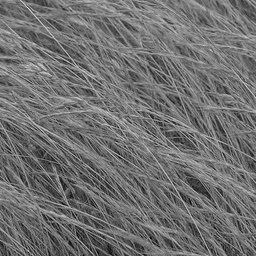
#> input picture Exercise/exercise_1/data/grass.jpg, 256 x 256 px; its folder holds 6 pictures in this run
$ jupyter execute 02_fourier.ipynb   (shell and % lines are left out)
#> lines starting #> are read from the running program, lines starting #| are printed output that depends on the picture
# Fourier transform

In this part, we look at the effect of filtering in Fourier space.

This gives us a different way of looking at images and yields deeper insights to what is going on when we apply a filter or downsample an image.

[cell 1]
import matplotlib as mpl
import matplotlib.pyplot as plt
import scipy.signal
import numpy as np
from scipy import ndimage
import cv2

## Some convenience functions

[cell 2]
def imread_gray(filename):
    """Read grayscale image from our data directory."""
#> called with filename = 'grass.jpg'
    return cv2.imread(f'../data/{filename}',
                      cv2.IMREAD_GRAYSCALE).astype(np.float32)
#> returned value: shape (256, 256) float32; min 6, max 224, mean 112.4
#> call 2 of imread_gray, with filename = 'zebras.jpg'
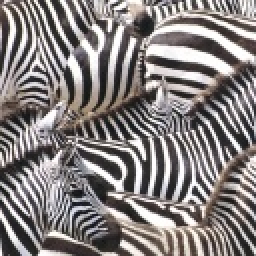
#> input picture Exercise/exercise_1/data/zebras.jpg, 128 x 128 px (shown 2 times larger)

def convolve_with_two(image, kernel1, kernel2):
    """Apply two filters, one after the other."""
    image = ndimage.convolve(image, kernel1, mode='wrap')
    image = ndimage.convolve(image, kernel2, mode='wrap')
    return image

def fourier_spectrum(im):
    normalized_im = im / np.sum(im)
    f = np.fft.fft2(normalized_im)
    return np.fft.fftshift(f)

def log_magnitude_spectrum(im):
    return np.log(np.abs(fourier_spectrum(im))+1e-8)

def plot_with_spectra(images, titles):
    """Plots a list of images in the first column and the logarithm of their
    magnitude spectrum in the second column."""

    assert len(images) == len(titles)
    n_cols = 2
    n_rows = len(images)
#> n_rows = 3
    fig, axes = plt.subplots(
        n_rows, 2, figsize=(n_cols * 4, n_rows * 4),
        squeeze=False)

    spectra = [log_magnitude_spectrum(im) for im in images]
#> spectra = 3 items

    lower = min(np.percentile(s, 0.1) for s in spectra)
#> lower = -15.65
    upper = min(np.percentile(s, 99.999) for s in spectra)
#> upper = -2.53
    normalizer = mpl.colors.Normalize(vmin=lower, vmax=upper)

    for ax, image, spectrum, title in zip(axes, images, spectra, titles):
        ax[0].imshow(image, cmap='gray')
        ax[0].set_title(title)
        ax[0].set_axis_off()
        c = ax[1].imshow(spectrum, norm=normalizer, cmap='viridis')
        ax[1].set_title('Log magnitude spectrum')
        ax[1].set_axis_off()
#> this loop made 3 passes
#> title on passes 1 to 3: 'Grass image', 'Zebra image', 'Sine pattern'

    fig.tight_layout()

def generate_pattern():
    x = np.linspace(0, 1, 256, endpoint=False)
    y = np.sin(x**2 * 16 * np.pi)
    return np.outer(y,y)/2+0.5

im_grass = imread_gray('grass.jpg')
im_zebras = imread_gray('zebras.jpg')
im_pattern = generate_pattern()

## Plotting demo
This is how you can load example images and plot the logarithm of its magnitude spectrum.

Low frequencies appear near the center and higher frequencies towards the outside.

Greener (lighter) colors mean higher values. The color scale is consistent within the subplots of a single plot, but may differ in different plots.

[cell 3]
plot_with_spectra([im_grass, im_zebras, im_pattern],
                  ['Grass image', 'Zebra image', 'Sine pattern'])
#> in convolve_with_two, `image = ndimage.convolve(image, kernel2, mode='wrap')`:
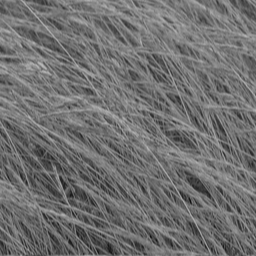
#> image: shape (256, 256) float32; min 13.25, max 187.8, mean 112.4

## (a) Blurring

Consider one of the images (`im_grass` is a good choice).

### i)
Implement `filter_box(image, size)` that outputs the box-filtered version of `image`, using `convolve_with_two` (since the box filter is separable). The parameter `size` refers to the side length of the box filter.

### ii)
Implement `filter_gauss(image, kernel_factor, sigma)` using `convolve_with_two`. The parameter `kernel_factor` defines the half size of the kernel relative to sigma (our rule of thumb from the lecture was to set this as 3).

Plot the image and its blurred versions (with the box and the Gauss filter) along with their spectra using `plot_with_spectra()`.

Vary the size of the box filter. What do you observe? For the Gaussian, change sigma.  What happens if you increase or decrease the `kernel_factor` compared to our rule-of-thumb value 3?

[cell 4]
def gauss(x, sigma):
    # Your code here
    x = np.exp(-np.power(x, 2.0) / (2 * np.power(sigma, 2.0))) / (sigma * np.sqrt(2 * np.pi))
    return x

[cell 5]
def filter_gauss(image, kernel_factor, sigma):
#> called with kernel_factor = 4, sigma = 1
    x = np.arange(-kernel_factor*sigma, kernel_factor*sigma + 1)
    y = np.arange(-kernel_factor*sigma, kernel_factor*sigma + 1)

    gauss_filter_1 = gauss(x, sigma)
    gauss_filter_1 = gauss_filter_1.reshape(-1,1)
    gauss_filter_2 = gauss(y, sigma)
    gauss_filter_2 = gauss_filter_2.reshape(-1,1)
    print(image.shape, gauss_filter_1.shape)
#| (256, 256) (9, 1)
    image = convolve_with_two(image, gauss_filter_1, gauss_filter_2)
#> in convolve_with_two (call 2), `image = ndimage.convolve(image, kernel1, mode='wrap')`:
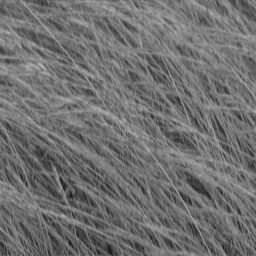
#> image: shape (256, 256) float32; min 18.4, max 183, mean 112.4

    return image # Change this

def filter_box(image, size):
    box_filter_1 = np.ones((size, 1))
    box_filter_1 = box_filter_1 / (size)

    box_filter_2 = np.ones((size, 1))
    box_filter_2 = box_filter_2 / (size)

    image = convolve_with_two(image, box_filter_1, box_filter_2)

    return image # Change this

im = im_grass
#filter_box(im, 4)
box_filtered = filter_box(im, 2)  # Change this
gauss_filtered = filter_gauss(im, 4, 1) # Change this

plot_with_spectra(
    [im, box_filtered, gauss_filtered],
    ['Image', 'Box filtered', 'Gauss filtered'])
#> the loop in plot_with_spectra (call 2), `for ax, image, spectrum, title in zip(axes, images, spectra, titles):` made 3 passes
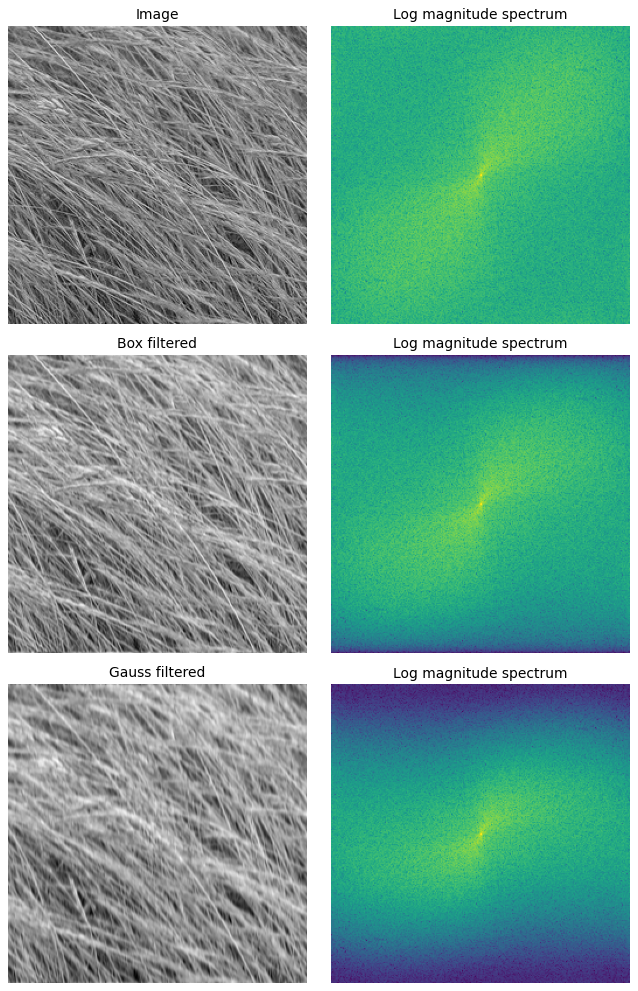
#> figure drawn by matplotlib, 6 panels

## (b) Sampling and aliasing

### i)

Implement a function `sample_with_gaps(image, period)`, where `period` is an integer and defines the distance between two sampled points in pixels. The output should have the same size as `image` but have zeros everywhere except at the sampled points, where it should be equal to `image`. For example if `period=2` then every second row and every second column of the image should be zero in the output.

Using `sample_with_gaps`, sample the `im_zebras` image with a period of 2 pixels and plot the original and sampled images along with their spectra.

### ii)
Consider the image `im_pattern` and sample it with a period of 4, 8 and 16 and plot the resulting spectra. What happens as you increase the sampling period?
Now apply **Gaussian blurring** before sampling, with different sigma values. Approximately what sigma do you need for avoiding artifacts when `period=16`?

### iii)
Implement `sample_without_gaps(image, period)`, which is like `sample_with_gaps` but the output does not contain gaps (rows and columns of zeros) and therefore the output size is smaller. What effect do you see in the resulting magnitude spectrum, compared to `sample_with_gaps`?

[cell 6]
def sample_with_gaps(image, period):

    """
    Performs sampling with gaps. Here, we take a copy of the image. Then, we create a mask based
    on the image dimensions and the period and then we set the pixels in the mask to zero value.
    """
#> called with period = 2

    img_w, img_h = image.shape
#> img_w = 128; img_h = 128
    sampled_image = np.copy(image)
    mask = [x*period for x in range(img_w//period)]
#> mask = 64 values from 0 to 126
    mask = [x for x in range(img_w) if x not in mask]
#> mask = 64 values from 1 to 127
    #print(mask)
    sampled_image[mask, :] = 0.0
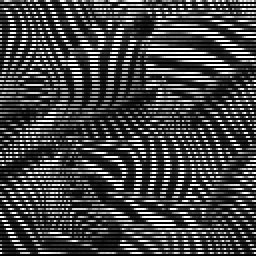
#> sampled_image: shape (128, 128) float32 (shown 2 times larger); min 0, max 255, mean 65
    sampled_image[:, mask] = 0.0
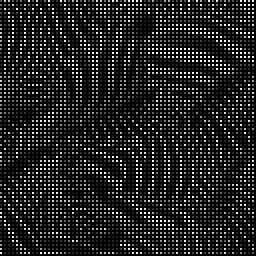
#> sampled_image: shape (128, 128) float32 (shown 2 times larger); min 0, max 255, mean 32.4
    #print(sampled_image)

    return sampled_image

def sample_without_gaps(image, period):
    img_w, img_h = image.shape
    sampled_image = np.copy(image)
    mask = [x*period for x in range(img_w//period)]
    mask = [x for x in range(img_w) if x not in mask]
    sampled_image = np.delete(sampled_image, mask, axis=0)
    sampled_image = np.delete(sampled_image, mask, axis=1)
    #print(sampled_image.shape)
    return sampled_image

[cell 7]
#np.set_printoptions(threshold=1000)
sampled_img = sample_with_gaps(im_zebras, 2)
plot_with_spectra([im_zebras, sampled_img],
                  ['Original Image', 'Sampled Image'])
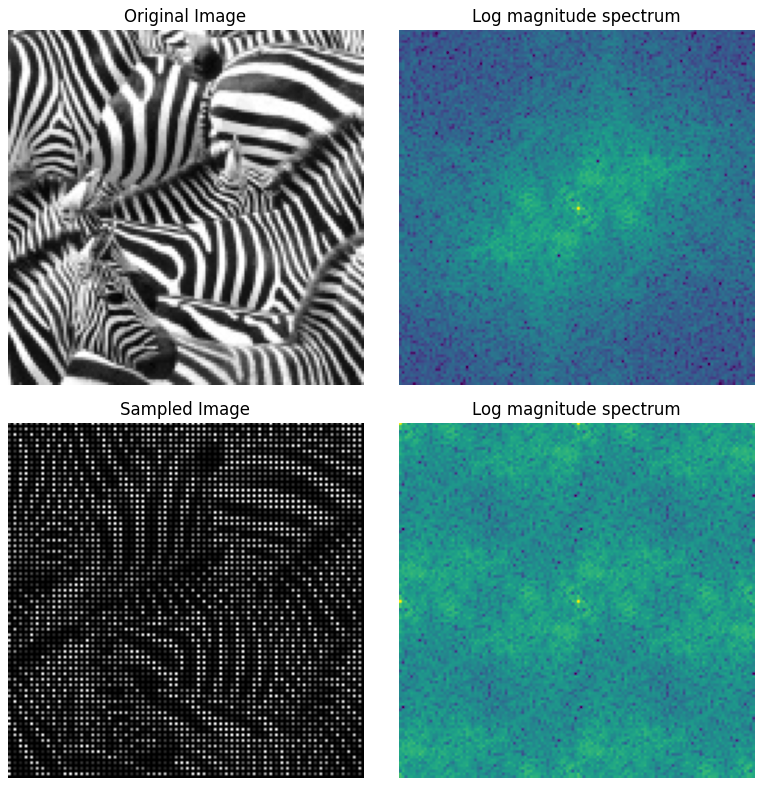
#> figure drawn by matplotlib, 4 panels

[cell 8]
sampling_rate = [4,8,16]
titles = ['Period-4', 'Period-8', 'Period-16']
sampled_images = [sample_with_gaps(im_pattern, rate) for rate in sampling_rate]
plot_with_spectra(sampled_images,titles)
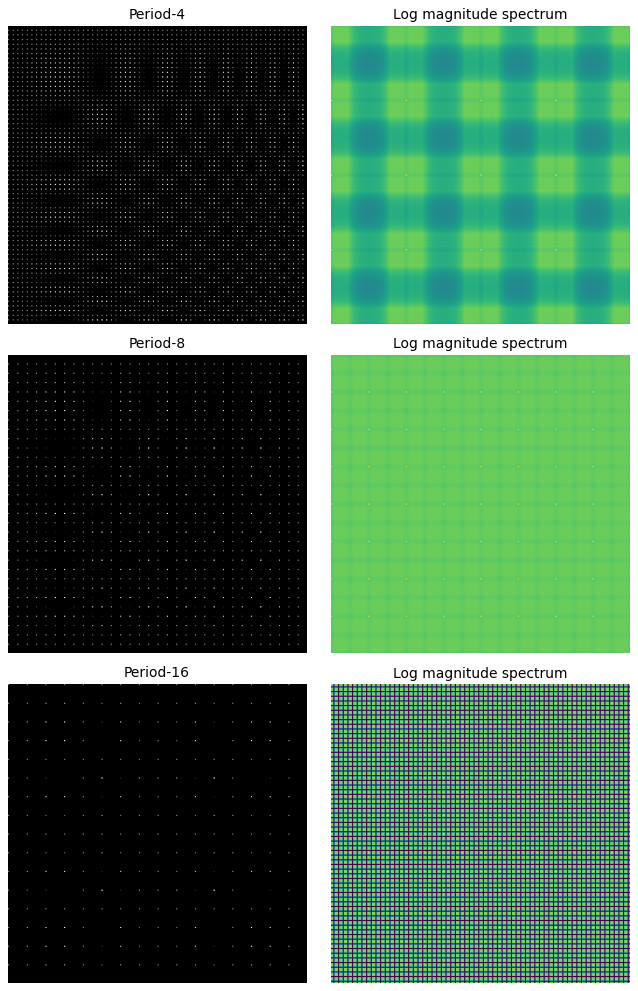
#> figure drawn by matplotlib, 6 panels

[cell 9]
gaussian_pattern = filter_gauss(im_pattern, 3, 4) #Approximately sigma=5 works well.
sampled_pattern = sample_with_gaps(gaussian_pattern, 16)
plot_with_spectra([sampled_pattern],['Gaussian Blurring & Sampling'])
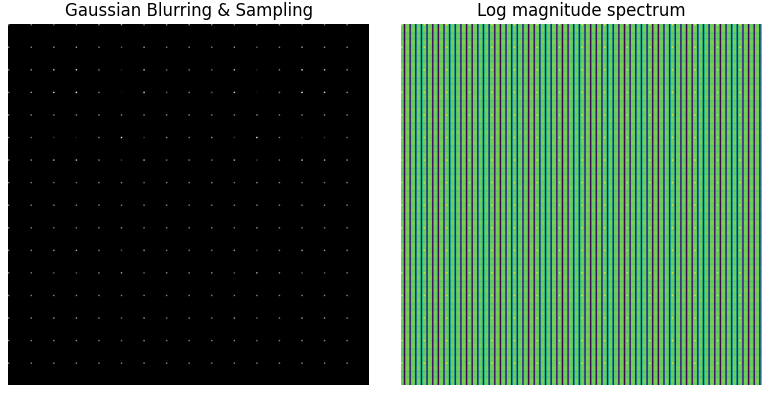
#> figure drawn by matplotlib, 2 panels

[cell 10]
np.set_printoptions(threshold=np.inf)

sampling_rate = [2,4,8,16]
titles = ['Period-2', 'Period-4', 'Period-8', 'Period-16']
sampled_images_no_gaps = [sample_without_gaps(im_pattern, rate) for rate in sampling_rate]
plot_with_spectra(sampled_images_no_gaps,titles)
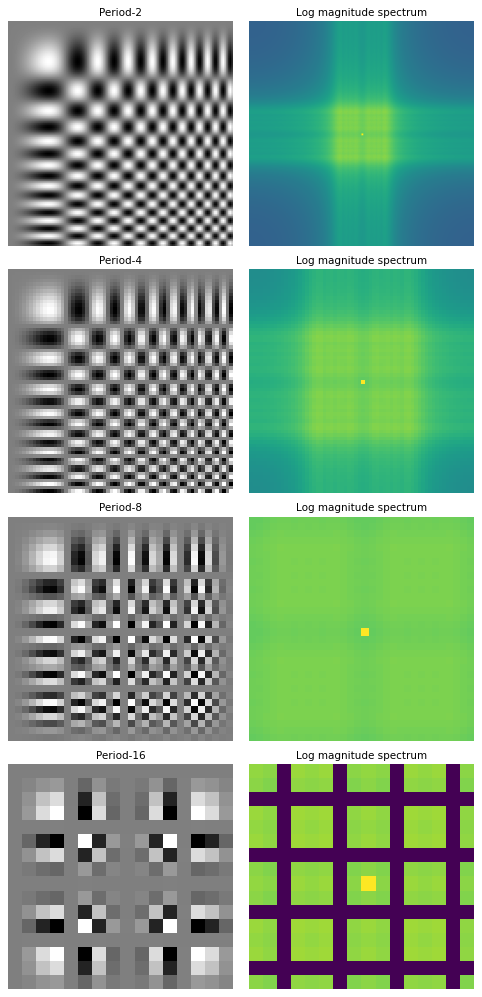
#> figure drawn by matplotlib, 8 panels
